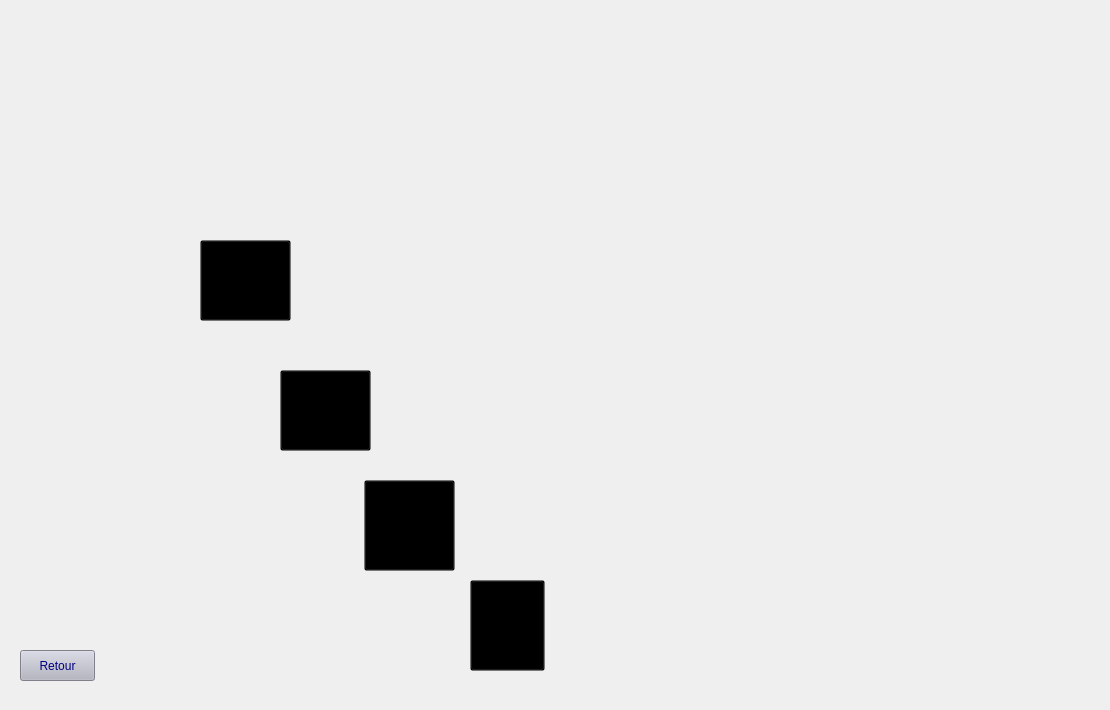
      <widget class="QWidget" name="gererplace">
       <widget class="QLabel" name="label_6">
        <property name="geometry">
         <rect>
          <x>-10</x>
          <y>0</y>
          <width>1101</width>
          <height>701</height>
         </rect>
        </property>
        <property name="styleSheet">
         <string notr="true">/*background-image: url(:/photointegrationparking/gererzone.png);*/
background-image: url(:/1.png);</string>
        </property>
        <property name="text">
         <string/>
        </property>
       </widget>
       <widget class="QPushButton" name="ajouterplace">
        <property name="geometry">
         <rect>
          <x>280</x>
          <y>370</y>
          <width>91</width>
          <height>81</height>
         </rect>
        </property>
        <property name="styleSheet">
         <string notr="true">background-color: transparent;</string>
        </property>
        <property name="text">
         <string/>
        </property>
       </widget>
       <widget class="QPushButton" name="modifierplace">
        <property name="geometry">
         <rect>
          <x>470</x>
          <y>580</y>
          <width>75</width>
          <height>91</height>
         </rect>
        </property>
        <property name="styleSheet">
         <string notr="true">background-color: transparent;</string>
        </property>
        <property name="text">
         <string/>
        </property>
       </widget>
       <widget class="QPushButton" name="supprimer_4">
        <property name="geometry">
         <rect>
          <x>364</x>
          <y>480</y>
          <width>91</width>
          <height>91</height>
         </rect>
        </property>
        <property name="styleSheet">
         <string notr="true">background-color: transparent;</string>
        </property>
        <property name="text">
         <string/>
        </property>
       </widget>
       <widget class="QPushButton" name="afficher_2">
        <property name="geometry">
         <rect>
          <x>200</x>
          <y>240</y>
          <width>91</width>
          <height>81</height>
         </rect>
        </property>
        <property name="styleSheet">
         <string notr="true">background-color: transparent;</string>
        </property>
        <property name="text">
         <string/>
        </property>
       </widget>
       <widget class="QPushButton" name="retour_5">
        <property name="geometry">
         <rect>
          <x>20</x>
          <y>650</y>
          <width>75</width>
          <height>31</height>
         </rect>
        </property>
        <property name="styleSheet">
         <string notr="true">#retour_5{
	font: 18pt &quot;Bahnschrift&quot;;

	background-color: rgb(179, 179, 193);
	
	
	
	color: rgb(0, 0, 127);
	
;}


#retour_5:hover{
;

	color: rgb(255, 255, 255);
	background-color: rgb(4, 44, 89);
	}</string>
        </property>
        <property name="text">
         <string>Retour</string>
        </property>
       </widget>
      </widget>
